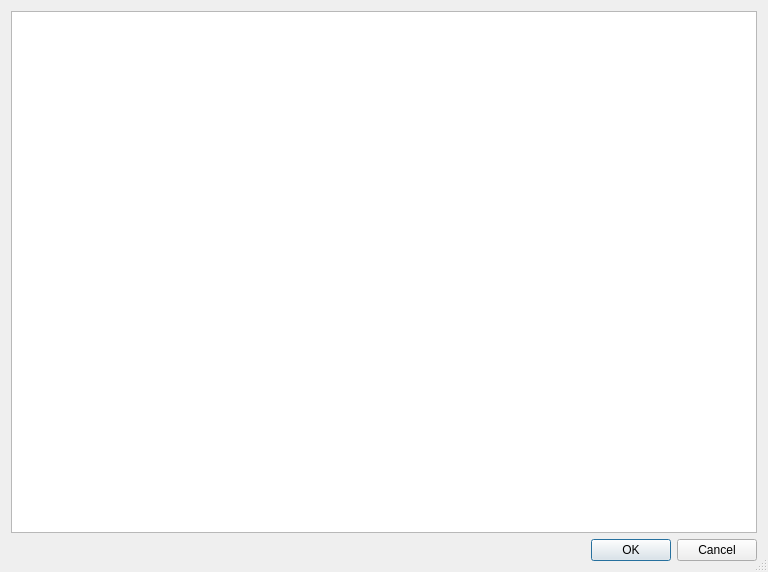
<?xml version="1.0" encoding="UTF-8"?>
<ui version="4.0">
 <class>PropertiesTpl</class>
 <widget class="QDialog" name="PropertiesTpl">
  <property name="windowModality">
   <enum>Qt::ApplicationModal</enum>
  </property>
  <property name="geometry">
   <rect>
    <x>0</x>
    <y>0</y>
    <width>768</width>
    <height>572</height>
   </rect>
  </property>
  <property name="windowTitle">
   <string>Template properties</string>
  </property>
  <property name="sizeGripEnabled">
   <bool>true</bool>
  </property>
  <property name="modal">
   <bool>true</bool>
  </property>
  <layout class="QVBoxLayout" name="verticalLayout_2">
   <item>
    <widget class="QTreeWidget" name="tree">
     <property name="sortingEnabled">
      <bool>true</bool>
     </property>
     <property name="animated">
      <bool>true</bool>
     </property>
     <property name="headerHidden">
      <bool>true</bool>
     </property>
     <attribute name="headerShowSortIndicator" stdset="0">
      <bool>true</bool>
     </attribute>
     <column>
      <property name="text">
       <string>Template Type</string>
      </property>
     </column>
    </widget>
   </item>
   <item>
    <layout class="QVBoxLayout" name="optionslayout"/>
   </item>
   <item>
    <widget class="QDialogButtonBox" name="buttonBox">
     <property name="orientation">
      <enum>Qt::Horizontal</enum>
     </property>
     <property name="standardButtons">
      <set>QDialogButtonBox::Cancel|QDialogButtonBox::Ok</set>
     </property>
    </widget>
   </item>
  </layout>
 </widget>
 <resources/>
 <connections>
  <connection>
   <sender>buttonBox</sender>
   <signal>accepted()</signal>
   <receiver>PropertiesTpl</receiver>
   <slot>accept()</slot>
   <hints>
    <hint type="sourcelabel">
     <x>248</x>
     <y>254</y>
    </hint>
    <hint type="destinationlabel">
     <x>157</x>
     <y>274</y>
    </hint>
   </hints>
  </connection>
  <connection>
   <sender>buttonBox</sender>
   <signal>rejected()</signal>
   <receiver>PropertiesTpl</receiver>
   <slot>reject()</slot>
   <hints>
    <hint type="sourcelabel">
     <x>316</x>
     <y>260</y>
    </hint>
    <hint type="destinationlabel">
     <x>286</x>
     <y>274</y>
    </hint>
   </hints>
  </connection>
 </connections>
</ui>
